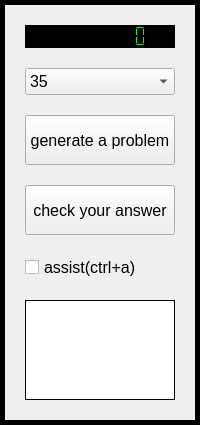
     <widget class="QFrame" name="verticalFrame">
      <property name="frameShape">
       <enum>QFrame::Box</enum>
      </property>
      <property name="frameShadow">
       <enum>QFrame::Plain</enum>
      </property>
      <property name="lineWidth">
       <number>5</number>
      </property>
      <layout class="QVBoxLayout" name="verticalLayout">
       <property name="spacing">
        <number>20</number>
       </property>
       <property name="leftMargin">
        <number>20</number>
       </property>
       <property name="topMargin">
        <number>20</number>
       </property>
       <property name="rightMargin">
        <number>20</number>
       </property>
       <property name="bottomMargin">
        <number>20</number>
       </property>
       <item>
        <widget class="QLCDNumber" name="lcdNumber">
         <property name="maximumSize">
          <size>
           <width>16777215</width>
           <height>100</height>
          </size>
         </property>
         <property name="styleSheet">
          <string notr="true">color:#00ff00;background-color:black</string>
         </property>
         <property name="frameShadow">
          <enum>QFrame::Plain</enum>
         </property>
         <property name="lineWidth">
          <number>0</number>
         </property>
         <property name="smallDecimalPoint">
          <bool>true</bool>
         </property>
         <property name="digitCount">
          <number>8</number>
         </property>
         <property name="mode">
          <enum>QLCDNumber::Dec</enum>
         </property>
         <property name="segmentStyle">
          <enum>QLCDNumber::Flat</enum>
         </property>
         <property name="value" stdset="0">
          <double>0.000000000000000</double>
         </property>
        </widget>
       </item>
       <item>
        <widget class="QComboBox" name="hint_combobox">
         <property name="font">
          <font>
           <pointsize>12</pointsize>
          </font>
         </property>
         <property name="toolTip">
          <string>select the number of hints</string>
         </property>
         <property name="toolTipDuration">
          <number>-1</number>
         </property>
         <item>
          <property name="text">
           <string>35</string>
          </property>
         </item>
         <item>
          <property name="text">
           <string>34</string>
          </property>
         </item>
         <item>
          <property name="text">
           <string>33</string>
          </property>
         </item>
         <item>
          <property name="text">
           <string>32</string>
          </property>
         </item>
         <item>
          <property name="text">
           <string>31</string>
          </property>
         </item>
         <item>
          <property name="text">
           <string>30</string>
          </property>
         </item>
         <item>
          <property name="text">
           <string>29</string>
          </property>
         </item>
         <item>
          <property name="text">
           <string>28</string>
          </property>
         </item>
         <item>
          <property name="text">
           <string>27</string>
          </property>
         </item>
         <item>
          <property name="text">
           <string>26</string>
          </property>
         </item>
         <item>
          <property name="text">
           <string>25</string>
          </property>
         </item>
        </widget>
       </item>
       <item>
        <widget class="QPushButton" name="pushButton">
         <property name="sizePolicy">
          <sizepolicy hsizetype="Minimum" vsizetype="Minimum">
           <horstretch>0</horstretch>
           <verstretch>0</verstretch>
          </sizepolicy>
         </property>
         <property name="minimumSize">
          <size>
           <width>0</width>
           <height>50</height>
          </size>
         </property>
         <property name="maximumSize">
          <size>
           <width>16777215</width>
           <height>50</height>
          </size>
         </property>
         <property name="font">
          <font>
           <pointsize>12</pointsize>
          </font>
         </property>
         <property name="text">
          <string>generate a problem</string>
         </property>
        </widget>
       </item>
       <item>
        <widget class="QPushButton" name="pushButton_2">
         <property name="sizePolicy">
          <sizepolicy hsizetype="Minimum" vsizetype="Minimum">
           <horstretch>0</horstretch>
           <verstretch>0</verstretch>
          </sizepolicy>
         </property>
         <property name="minimumSize">
          <size>
           <width>0</width>
           <height>50</height>
          </size>
         </property>
         <property name="maximumSize">
          <size>
           <width>16777215</width>
           <height>50</height>
          </size>
         </property>
         <property name="font">
          <font>
           <pointsize>12</pointsize>
          </font>
         </property>
         <property name="text">
          <string>check your answer</string>
         </property>
        </widget>
       </item>
       <item>
        <widget class="QCheckBox" name="assist_checkbox">
         <property name="sizePolicy">
          <sizepolicy hsizetype="Preferred" vsizetype="Minimum">
           <horstretch>0</horstretch>
           <verstretch>0</verstretch>
          </sizepolicy>
         </property>
         <property name="maximumSize">
          <size>
           <width>16777215</width>
           <height>50</height>
          </size>
         </property>
         <property name="font">
          <font>
           <pointsize>12</pointsize>
          </font>
         </property>
         <property name="toolTip">
          <string>enable/disable the assist function</string>
         </property>
         <property name="text">
          <string>assist(ctrl+a)</string>
         </property>
         <property name="iconSize">
          <size>
           <width>25</width>
           <height>25</height>
          </size>
         </property>
        </widget>
       </item>
       <item>
        <widget class="QLabel" name="label">
         <property name="sizePolicy">
          <sizepolicy hsizetype="Preferred" vsizetype="Minimum">
           <horstretch>0</horstretch>
           <verstretch>0</verstretch>
          </sizepolicy>
         </property>
         <property name="minimumSize">
          <size>
           <width>0</width>
           <height>100</height>
          </size>
         </property>
         <property name="maximumSize">
          <size>
           <width>16777215</width>
           <height>100</height>
          </size>
         </property>
         <property name="font">
          <font>
           <pointsize>16</pointsize>
          </font>
         </property>
         <property name="styleSheet">
          <string notr="true">background-color:white</string>
         </property>
         <property name="frameShape">
          <enum>QFrame::Box</enum>
         </property>
         <property name="text">
          <string/>
         </property>
         <property name="alignment">
          <set>Qt::AlignCenter</set>
         </property>
        </widget>
       </item>
      </layout>
     </widget>
